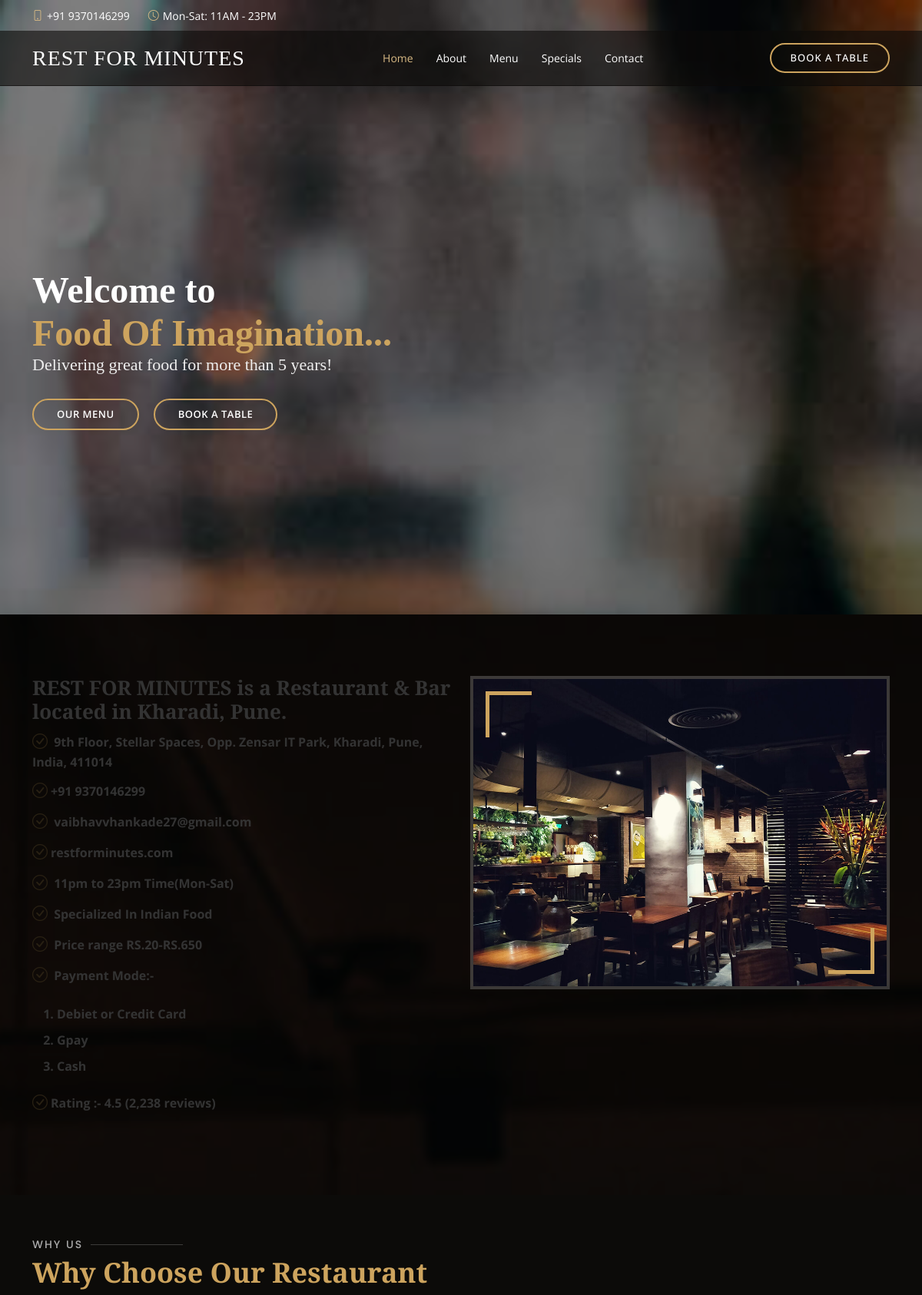
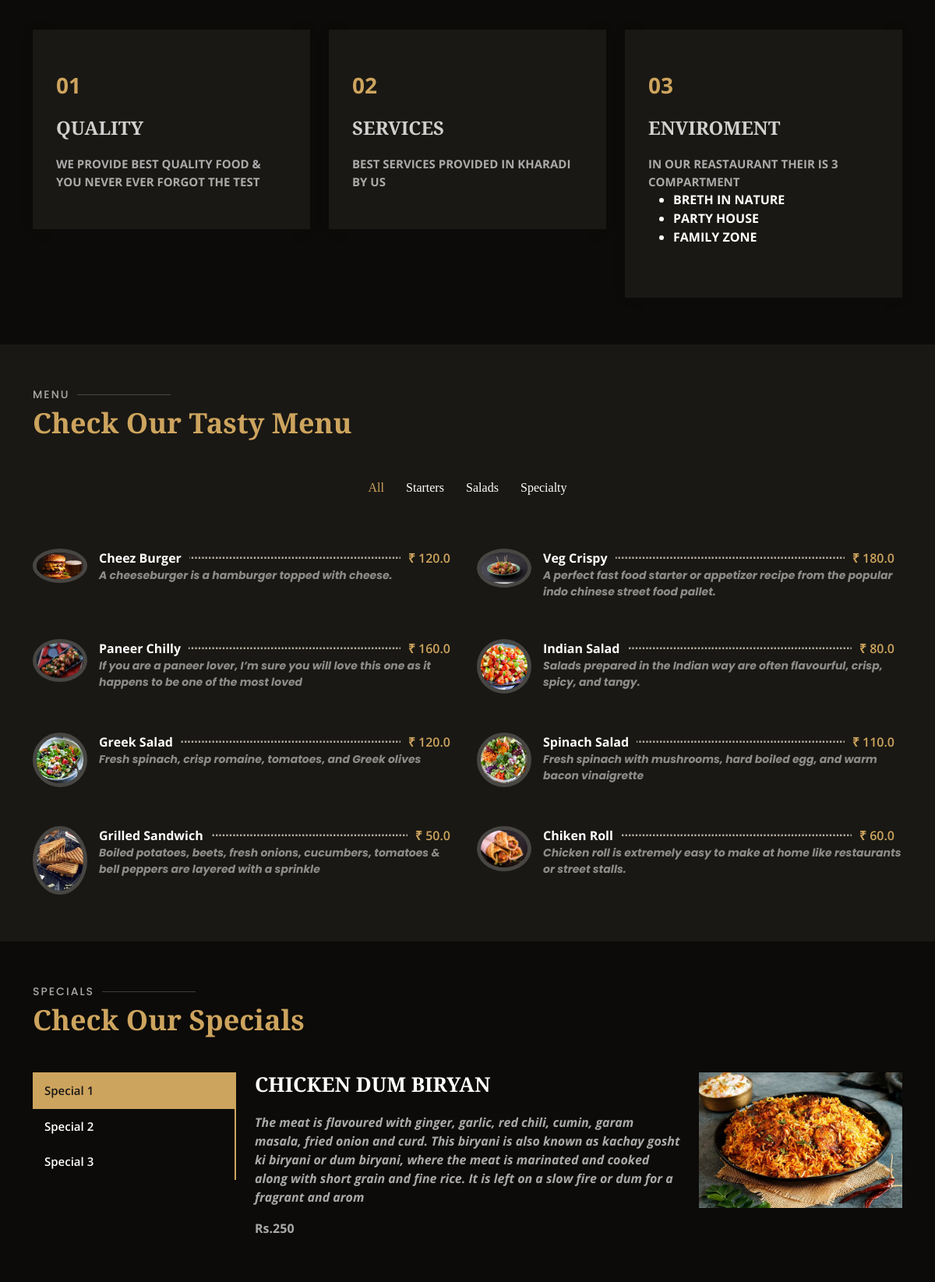
The page / (upper part) on the database its author committed (2 pictures, top to bottom).
### resoapp/models.py (models this page shows, shortened)
class Menu(models.Model):
    name=models.CharField(max_length=30)
    contents=models.CharField(max_length=100)
    price=models.FloatField()
    img=models.ImageField()
    order_state_list = [
        ('not_selected', 'Not Selected'),
        ('starters', 'Starters'),
        ('salads', 'Salads'),
        ('specialty', 'Specialty'),
        ]
    category=models.CharField(max_length=20,choices=order_state_list, default="not_selected")

class Special(models.Model):
    name=models.CharField(max_length=30)
    full_name=models.CharField(max_length=100)
    short_content=models.CharField(max_length=300)
    details=models.CharField(max_length=700)
    img=models.ImageField()

### resoapp/views.py (the view)
# urls.py: path('',views.index, name="index" ),
def index(request):
    menu=Menu.objects.all()
    specials=Special.objects.all()
    return render(request, "index.html",{"menu":menu,"specials":specials})

### templates/index.html (shortened to what this page needs)
{% load static %}
<!DOCTYPE html>
<html lang="en">
<head>
  <link href="{% static 'assets/vendor/animate.css/animate.min.css' %}" rel="stylesheet">
  <link href="{% static 'assets/vendor/aos/aos.css' %}" rel="stylesheet">
  <link href="{% static 'assets/vendor/bootstrap/css/bootstrap.min.css' %}" rel="stylesheet">
  <link href="{% static 'assets/vendor/bootstrap-icons/bootstrap-icons.css' %}" rel="stylesheet">
  <link href="{% static 'assets/vendor/boxicons/css/boxicons.min.css' %}" rel="stylesheet">
  <link href="{% static 'assets/vendor/glightbox/css/glightbox.min.css' %}" rel="stylesheet">
  <link href="{% static 'assets/vendor/swiper/swiper-bundle.min.css' %}" rel="stylesheet">
  <link href="{% static 'assets/css/style.css' %}" rel="stylesheet">
</head>
<body>
  <div id="topbar" class="d-flex align-items-center fixed-top">
    <div class="container d-flex justify-content-center justify-content-md-between">
      <div class="contact-info d-flex align-items-center">
        <i class="bi bi-phone d-flex align-items-center"><span>+91 9370146299</span></i>
        <i class="bi bi-clock d-flex align-items-center ms-4"><span> Mon-Sat: 11AM - 23PM</span></i>
      </div>
    </div>
  </div>
  <header id="header" class="fixed-top d-flex align-items-cente">
    <div class="container-fluid container-xl d-flex align-items-center justify-content-lg-between">
      <h1 class="logo me-auto me-lg-0"><a href="/" style="font-family:time new roman">REST FOR MINUTES</a></h1>
      <nav id="navbar" class="navbar order-last order-lg-0">
        <ul>
          <li><a class="nav-link scrollto active" href="#hero">Home</a></li>
          <li><a class="nav-link scrollto" href="#about">About</a></li>
          <li><a class="nav-link scrollto" href="#menu">Menu</a></li>
          <li><a class="nav-link scrollto" href="#specials">Specials</a></li>
          <li><a class="nav-link scrollto" href="#contact">Contact</a></li>
        </ul>
      </nav>
      <a href="#book-a-table" class="book-a-table-btn scrollto d-none d-lg-flex">Book a table</a>
    </div>
  </header>
  <section id="hero" class="d-flex align-items-center">
    <div class="container position-relative text-center text-lg-start" data-aos="zoom-in" data-aos-delay="100">
      <div class="row">
        <div class="col-lg-8">
          <h1 style="font-family:time new roman">Welcome to <span><br><b>Food Of Imagination...</span></h1>
          <h2>Delivering great food for more than 5 years!</h2>
          <div class="btns">
            <a href="#menu" class="btn-menu animated fadeInUp scrollto">Our Menu</a>
            <a href="#book-a-table" class="btn-book animated fadeInUp scrollto">Book a Table</a>
          </div>
        </div>
      </div>
    </div>
  </section>
  <main id="main">
    <section id="about" class="about">
      <div class="container" data-aos="fade-up">
        <div class="row">
          <div class="col-lg-6 order-1 order-lg-2" data-aos="zoom-in" data-aos-delay="100">
            <div class="about-img">
              <img src="{% static 'assets/img/about.jpg' %}" alt="">
            </div>
          </div>
          <div class="col-lg-6 pt-4 pt-lg-0 order-2 order-lg-1 content">
            <h3>REST FOR MINUTES is a Restaurant & Bar located in Kharadi, Pune.</h3>
            <ul>
              <li><i class="bi bi-check-circle"></i>
                9th Floor, Stellar Spaces, Opp. Zensar IT Park, Kharadi, Pune, India, 411014</li>
              <li><i class="bi bi-check-circle"></i>+91 9370146299</li>
              <li><i class="bi bi-check-circle"></i> vaibhavvhankade27@gmail.com</li>
              <li><i class="bi bi-check-circle"></i>restforminutes.com</li>
              <li><i class="bi bi-check-circle"></i> 11pm to 23pm  Time(Mon-Sat)</li>
              <li><i class="bi bi-check-circle"></i> Specialized In Indian Food</li>
              <li><i class="bi bi-check-circle"></i> Price range RS.20-RS.650</li>
              <li><i class="bi bi-check-circle"></i> Payment Mode:- <ol><br><li>Debiet or Credit Card</li>
                <li>Gpay </li> <li>Cash</li></ol></li>
              <li><i class="bi bi-check-circle"></i>Rating :- 4.5 (2,238 reviews)</li>
            </ul>
          </div>
        </div>
      </div>
    </section>
    <section id="why-us" class="why-us">
      <div class="container" data-aos="fade-up">
        <div class="section-title">
          <h2>Why Us</h2>
          <p>Why Choose Our Restaurant</p>
        </div>
        <div class="row">
          <div class="col-lg-4">
            <div class="box" data-aos="zoom-in" data-aos-delay="100">
              <span>01</span>
              <h4>QUALITY</h4>
              <p>WE PROVIDE BEST QUALITY FOOD & YOU NEVER EVER FORGOT THE TEST</p>
            </div>
          </div>
          <div class="col-lg-4 mt-4 mt-lg-0">
            <div class="box" data-aos="zoom-in" data-aos-delay="200">
              <span>02</span>
              <h4>SERVICES</h4>
              <p>BEST SERVICES PROVIDED IN KHARADI BY US</p>
            </div>
          </div>
          <div class="col-lg-4 mt-4 mt-lg-0">
            <div class="box" data-aos="zoom-in" data-aos-delay="300">
              <span>03</span>
              <h4>ENVIROMENT</h4>
              <p>IN OUR REASTAURANT THEIR IS 3 COMPARTMENT
                <ul>
                  <li>BRETH IN NATURE</li>
                  <li>PARTY HOUSE</li>
                  <li>FAMILY ZONE</li>
                </ul>
              </p>
            </div>
          </div>
        </div>
      </div>
    </section>
    <section id="menu" class="menu section-bg">
      <div class="container" data-aos="fade-up">
        <div class="section-title">
          <h2>Menu</h2>
          <p>Check Our Tasty Menu</p>
        </div>
        <div class="row" data-aos="fade-up" data-aos-delay="100">
          <div class="col-lg-12 d-flex justify-content-center">
            <ul id="menu-flters">
              <li data-filter="*" class="filter-active">All</li>
              <li data-filter=".filter-starters">Starters</li>
              <li data-filter=".filter-salads">Salads</li>
              <li data-filter=".filter-specialty">Specialty</li>
            </ul>
          </div>
        </div>
        <div class="row menu-container" data-aos="fade-up" data-aos-delay="200">
          {% for item in menu %}
          <div class="col-lg-6 menu-item filter-{{item.category}}">
            <img src="{{item.img.url}}" class="menu-img" alt="">
            <div class="menu-content">
              <a href="">{{item.name}}</a><span>₹ {{item.price}}</span>
            </div>
            <div class="menu-ingredients">
              {{item.contents}}
            </div>
          </div>
          {% endfor %}
        </div>
      </div>
    </section>
    <section id="specials" class="specials">
      <div class="container" data-aos="fade-up">
        <div class="section-title">
          <h2>Specials</h2>
          <p>Check Our Specials</p>
        </div>
        <div class="row" data-aos="fade-up" data-aos-delay="100">
          <div class="col-lg-3">
            <ul class="nav nav-tabs flex-column">
              {% for special in specials %}
              {% if forloop.first %}
              <li class="nav-item">
                <a class="nav-link active show" data-bs-toggle="tab" href="#tab-1">{{special.name}}</a>
              </li>
              {% else %}
              <li class="nav-item">
                <a class="nav-link" data-bs-toggle="tab" href="#tab-{{forloop.counter}}">{{special.name}}</a>
              </li>
              {% endif %}
              {% endfor %}
            </ul>
          </div>
          <div class="col-lg-9 mt-4 mt-lg-0">
            <div class="tab-content">
              {% for special in specials %}
              {% if forloop.first %}
              <div class="tab-pane active show" id="tab-1">
                <div class="row">
                  <div class="col-lg-8 details order-2 order-lg-1">
                    <h3>{{special.full_name}}</h3>
                    <p class="fst-italic">{{special.short_content}}</p>
                    <p>{{special.details}}</p>
                  </div>
                  <div class="col-lg-4 text-center order-1 order-lg-2">
                    <img src="{{special.img.url}}" alt="" class="img-fluid">
                  </div>
                </div>
              </div>
              {% endif %}
              {% endfor %}
            </div>
          </div>
        </div>
      </div>
    </section>
  </main>
</body>
</html>

### rows shown on the page
Menu: img (picture), name "Cheez Burger", price "120.0", contents "A cheeseburger is a hamburger topped with cheese."
Menu: img (picture), name "Veg Crispy", price "180.0", contents "A perfect fast food starter or appetizer recipe from the popular indo chinese street food pallet."
Menu: img (picture), name "Paneer Chilly", price "160.0", contents "If you are a paneer lover, I’m sure you will love this one as it happens to be one of the most loved"
Menu: img (picture), name "Indian Salad", price "80.0", contents "Salads prepared in the Indian way are often flavourful, crisp, spicy, and tangy."
Menu: img (picture), name "Greek Salad", price "120.0", contents "Fresh spinach, crisp romaine, tomatoes, and Greek olives"
Menu: img (picture), name "Spinach Salad", price "110.0", contents "Fresh spinach with mushrooms, hard boiled egg, and warm bacon vinaigrette"
Menu: img (picture), name "Grilled Sandwich", price "50.0", contents "Boiled potatoes, beets, fresh onions, cucumbers, tomatoes & bell peppers are layered with a sprinkle"
Menu: img (picture), name "Chiken Roll", price "60.0", contents "Chicken roll is extremely easy to make at home like restaurants or street stalls."
Special: name "Special 1", full_name "CHICKEN DUM BIRYAN", short_content "The meat is flavoured with ginger, garlic, red chili, cumin, garam masala, fried onion and curd. This biryani is also known as kachay gosht ki biryani or dum biryani, where the meat is marinated and cooked along with short grain and fine rice. It is left on a slow fire or dum for a fragrant and arom", details "Rs.250", img (picture)
Special: name "Special 2"
Special: name "Special 3"
